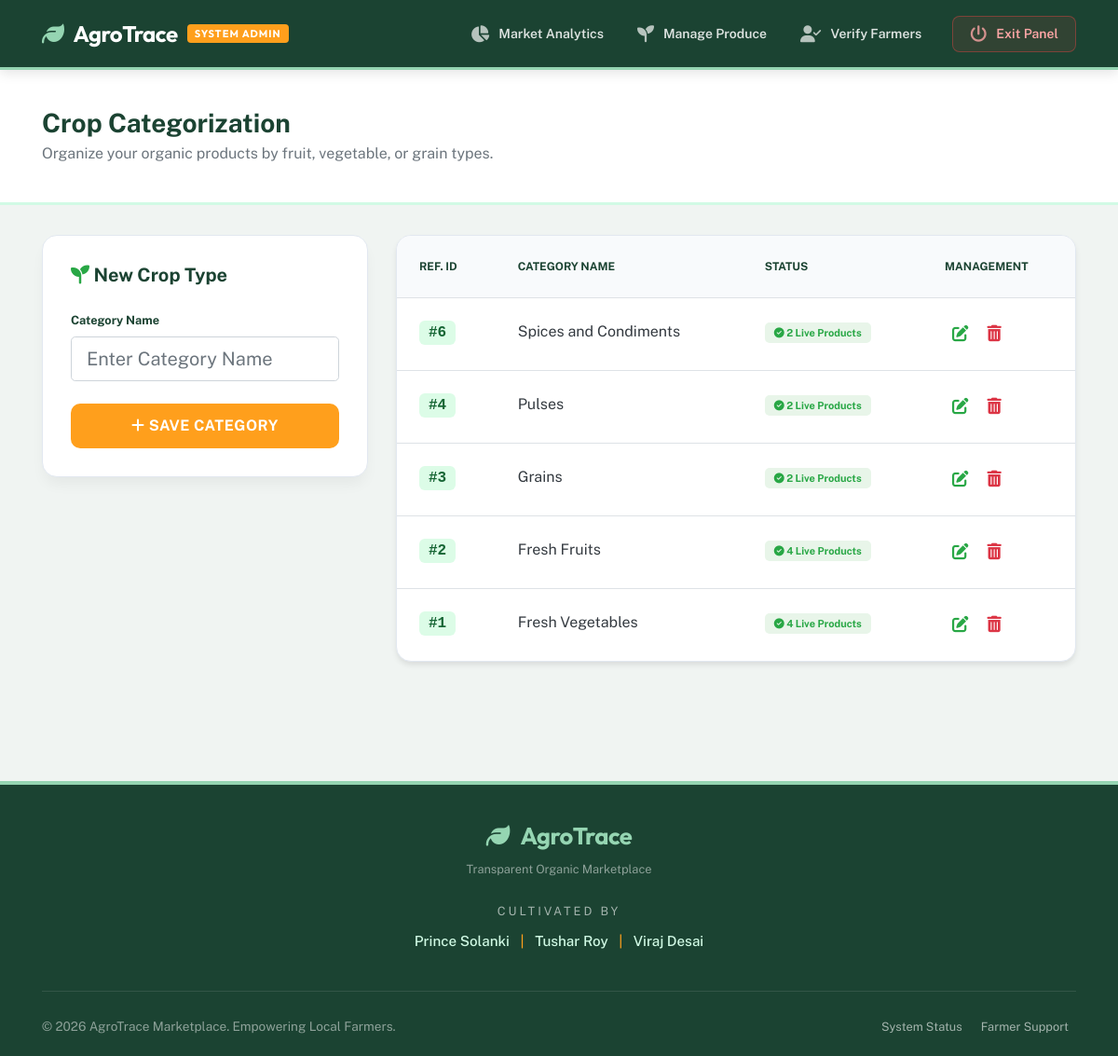
Page /admin_manage_category.php on the committed database.
### tables this page shows
CREATE TABLE IF NOT EXISTS `category_product` (
  `category_id` int(10) NOT NULL,
  `category_name` varchar(50) NOT NULL,
  PRIMARY KEY (`category_id`)
);

### admin_manage_category.php (the view, shortened to what this page needs)
<?php
include("admin_header.php");
include("connect.php");
$cat1 = "";
$edit_mode = false;
?>
<link rel="stylesheet" href="https://cdnjs.cloudflare.com/ajax/libs/font-awesome/6.4.0/css/all.min.css">
<div class="page-header">
    <div class="container">
        <h1 class="h3 text-harvest mb-1">Crop Categorization</h1>
        <p class="text-muted mb-0">Organize your organic products by fruit, vegetable, or grain types.</p>
    </div>
</div>
<div class="container pb-5">
    <div class="row">
        <div class="col-lg-4 mb-4">
            <div class="form-card">
                <h5 class="text-harvest mb-4">
                    <i class="fas <?php echo $edit_mode ? 'fa-pen-to-square text-warning' : 'fa-seedling text-success'; ?> me-2"></i>
                    <?php echo $edit_mode ? 'Modify Category' : 'New Crop Type'; ?>
                </h5>
                <form method="post" name="form1">
                    <div class="mb-4">
                        <label class="form-label small">Category Name</label>
                        <input type="text" class="form-control form-control-lg" name="txtcat" placeholder="Enter Category Name" value="<?php echo $cat1; ?>" required>
                    </div>
                    <?php if($edit_mode): ?>
                        <button type="submit" name="btnupdate" class="btn-agro-action" onclick="return validation()">
                            <i class="fas fa-arrows-rotate me-2"></i> Update Category
                        </button>
                        <div class="text-center mt-3">
                            <a href="admin_manage_category.php" class="text-muted small text-decoration-none">
                                <i class="fas fa-xmark me-1"></i> Cancel Changes
                            </a>
                        </div>
                    <?php else: ?>
                        <button type="submit" name="btnsave" class="btn-agro-action" onclick="return validation()">
                            <i class="fas fa-plus me-2"></i> Save Category
                        </button>
                    <?php endif; ?>
                </form>
            </div>
        </div>
        <div class="col-lg-8">
            <div class="custom-table-card">
                <div class="table-responsive">
                    <table class="table align-middle mb-0">
                        <thead>
                            <tr>
                                <th class="p-4">Ref. ID</th>
                                <th class="p-4">Category Name</th>
                                <th class="p-4">Status</th>
                                <th class="p-4 text-end">Management</th>
                            </tr>
                        </thead>
                        <tbody>
                            <?php
                            $res3 = mysqli_query($con, "SELECT * FROM category_product ORDER BY category_id DESC");
                            if(mysqli_num_rows($res3) > 0) {
                                while($r3 = mysqli_fetch_array($res3)) {
                                    $check_active = mysqli_query($con, "SELECT COUNT(*) FROM product_detail WHERE category_id = '$r3[0]'");
                                    $active_count = mysqli_fetch_array($check_active)[0];
                            ?>
                            <tr>
                                <td class="p-4"><span class="badge-id">#<?php echo $r3[0]; ?></span></td>
                                <td class="p-4">
                                    <div class="fw-bold text-dark"><?php echo $r3[1]; ?></div>
                                </td>
                                <td class="p-4">
                                    <?php if($active_count > 0): ?>
                                        <span class="badge bg-soft-success text-success" style="background:#e8f5e9; padding:5px 10px; border-radius:5px; font-size:11px;">
                                            <i class="fas fa-check-circle me-1"></i> <?php echo $active_count; ?> Live Products
                                        </span>
                                    <?php else: ?>
                                        <span class="badge bg-soft-secondary text-muted" style="background:#f1f5f9; padding:5px 10px; border-radius:5px; font-size:11px;">
                                            No Products
                                        </span>
                                    <?php endif; ?>
                                </td>
                                <td class="p-4 text-end">
                                    <a href="admin_manage_category.php?ecid=<?php echo $r3[0]; ?>"
                                       class="btn btn-sm btn-outline-success border-0 me-2" title="Edit Category">
                                    </a>
                                    <a href="admin_manage_category.php?dcid=<?php echo $r3[0]; ?>"
                                       class="btn btn-sm btn-outline-danger border-0"
                                       onclick="return confirm('Permanently remove this crop category?')" title="Delete Category">
                                    </a>
                                </td>
                            </tr>
                            <?php
                                }
                            } else {
                                echo "<tr><td colspan='4' class='text-center p-5 text-muted'>No crop categories defined yet.</td></tr>";
                            }
                            ?>
                        </tbody>
                    </table>
                </div>
            </div>
        </div>
    </div>
</div>
<?php include("footer.php"); ?>

### admin_header.php (shortened to what this page needs)
<!DOCTYPE html>
<html lang="en">
<head>
  <link rel="stylesheet" href="assets/css/bootstrap.min.css">
  <link rel="stylesheet" href="https://cdnjs.cloudflare.com/ajax/libs/font-awesome/6.4.0/css/all.min.css">
</head>
<body>
<nav class="navbar navbar-expand-lg navbar-dark navbar-admin fixed-top">
  <div class="container">
    <a class="navbar-brand" href="admin_dashboard.php">
      <i class="fas fa-leaf"></i> AgroTrace <span>System Admin</span>
    </a>
    <div class="collapse navbar-collapse" id="agroAdminNavbar">
      <ul class="navbar-nav ml-auto align-items-center">
        <li class="nav-item">
          <a class="nav-link" href="admin_dashboard.php">
            <i class="fas fa-chart-pie"></i> Market Analytics
          </a>
        </li>
        <li class="nav-item">
          <a class="nav-link" href="admin_manage_product.php">
            <i class="fas fa-seedling"></i> Manage Produce
          </a>
        </li>
        <li class="nav-item">
        <a class="nav-link" href="admin_verify_farmer.php">
          <i class="fas fa-user-check"></i> Verify Farmers
        </a>
      </li>
        <li class="nav-item">
          <a class="nav-link logout-btn" href="logout.php">
            <i class="fas fa-power-off"></i> Exit Panel
          </a>
        </li>
      </ul>
    </div>
  </div>
</nav>

### footer.php (shortened to what this page needs)
<link rel="stylesheet" href="https://cdnjs.cloudflare.com/ajax/libs/font-awesome/6.4.0/css/all.min.css">
<footer class="admin-footer">
    <div class="container text-center">
        <div class="mb-4">
            <h5 class="footer-brand">
                <i class="fas fa-leaf mr-2"></i> AgroTrace
            </h5>
            <small class="text-white-50">Transparent Organic Marketplace</small>
        </div>
        <div class="row justify-content-center">
            <div class="col-md-8">
                <span class="developer-tag">Cultivated By</span>
                <p class="developer-names">
                    Prince Solanki <span class="mx-2" style="color:#ff9f1c;">|</span>
                    Tushar Roy <span class="mx-2" style="color:#ff9f1c;">|</span>
                    Viraj Desai
                </p>
            </div>
        </div>
        <div class="footer-divider"></div>
        <div class="d-flex justify-content-between align-items-center flex-column flex-md-row">
            <p class="copyright-text mb-0">
                &copy; 2026 AgroTrace Marketplace. Empowering Local Farmers.
            </p>
            <div class="mt-2 mt-md-0">
                <a href="#" class="footer-link small mx-2">System Status</a>
                <a href="contact.php" class="footer-link small mx-2">Farmer Support</a>
            </div>
        </div>
    </div>
</footer>
</body>
</html>

### admin_header.php (style rules this page uses)
:root { --agro-admin-dark: #1b4332; --agro-accent: #95d5b2; --agro-warning: #ff9f1c; --nav-height: 75px; }
body { padding-top: var(--nav-height); background-color: #f0f2f5; font-family: 'Public Sans', sans-serif; }
.navbar-admin { background-color: var(--agro-admin-dark) !important; height: var(--nav-height); border-bottom: 3px solid var(--agro-accent); box-shadow: 0 4px 12px rgba(0, 0, 0, 0.1); }
.navbar-brand { font-family: 'Outfit', sans-serif; font-size: 24px; font-weight: 700; color: #ffffff !important; letter-spacing: -0.5px; display: flex; align-items: center; }
.navbar-brand i { color: var(--agro-accent); margin-right: 10px; }
.navbar-brand span { background: var(--agro-warning); color: #ffffff; font-weight: 700; font-size: 11px; text-transform: uppercase; padding: 2px 8px; border-radius: 4px; margin-left: 10px; letter-spacing: 1px; }
.nav-link { font-size: 14px; font-weight: 600; color: rgba(255, 255, 255, 0.85) !important; padding: 8px 18px !important; transition: all 0.2s ease; display: flex; align-items: center; gap: 10px; }
.nav-link i { font-size: 18px; opacity: 0.8; }
.logout-btn { background: rgba(239, 68, 68, 0.1); border: 1px solid rgba(239, 68, 68, 0.4); color: #fca5a5 !important; border-radius: 8px; margin-left: 15px; }

### admin_manage_category.php (style rules this page uses)
body { background-color: #f0f4f2; font-family: 'Public Sans', sans-serif; }
.page-header { background: white; padding: 2.5rem 0; border-bottom: 3px solid #d1fae5; margin-bottom: 2rem; }
.form-card { background: white; border-radius: 16px; border: 1px solid #e2e8f0; padding: 30px; box-shadow: 0 10px 15px -3px rgba(0, 0, 0, 0.05); }
.custom-table-card { background: white; border-radius: 16px; border: 1px solid #e2e8f0; overflow: hidden; box-shadow: 0 4px 6px -1px rgba(0, 0, 0, 0.1); }
.btn-agro-action { background: #ff9f1c; color: white; border-radius: 10px; padding: 12px; width: 100%; transition: 0.3s; border: none; font-weight: 700; text-transform: uppercase; letter-spacing: 0.5px; }
.badge-id { background: #dcfce7; color: #166534; padding: 4px 10px; border-radius: 6px; font-weight: 700; font-family: monospace; }
.text-harvest { color: #1b4332; font-weight: 700; }
.table thead th { background-color: #f8fafc; color: #1b4332; font-weight: 700; text-transform: uppercase; font-size: 0.75rem; border: none; padding: 1.25rem; }
.form-label { color: #1b4332; font-weight: 700; }

### footer.php (style rules this page uses)
.admin-footer { background: #1b4332; color: #ffffff; padding: 40px 0 20px 0; margin-top: 80px; border-top: 4px solid #95d5b2; }
.footer-brand { font-family: 'Outfit', sans-serif; font-size: 1.6rem; font-weight: 700; color: #95d5b2; letter-spacing: -0.5px; }
.developer-tag { font-size: 0.8rem; text-transform: uppercase; letter-spacing: 3px; color: rgba(255, 255, 255, 0.6); margin-bottom: 12px; display: block; }
.developer-names { font-family: 'Public Sans', sans-serif; font-size: 0.95rem; font-weight: 500; color: #d1fae5; }
.footer-divider { height: 1px; background: rgba(255, 255, 255, 0.1); margin: 25px 0; }
.copyright-text { font-size: 0.85rem; color: rgba(255, 255, 255, 0.5); }
.footer-link { color: rgba(255, 255, 255, 0.6); text-decoration: none; transition: color 0.3s ease; }

### rows in the picture
category_product: category_id "6", category_name "Spices and Condiments", active_count "2"
category_product: category_id "4", category_name "Pulses", active_count "2"
category_product: category_id "3", category_name "Grains", active_count "2"
category_product: category_id "2", category_name "Fresh Fruits", active_count "4"
category_product: category_id "1", category_name "Fresh Vegetables", active_count "4"
